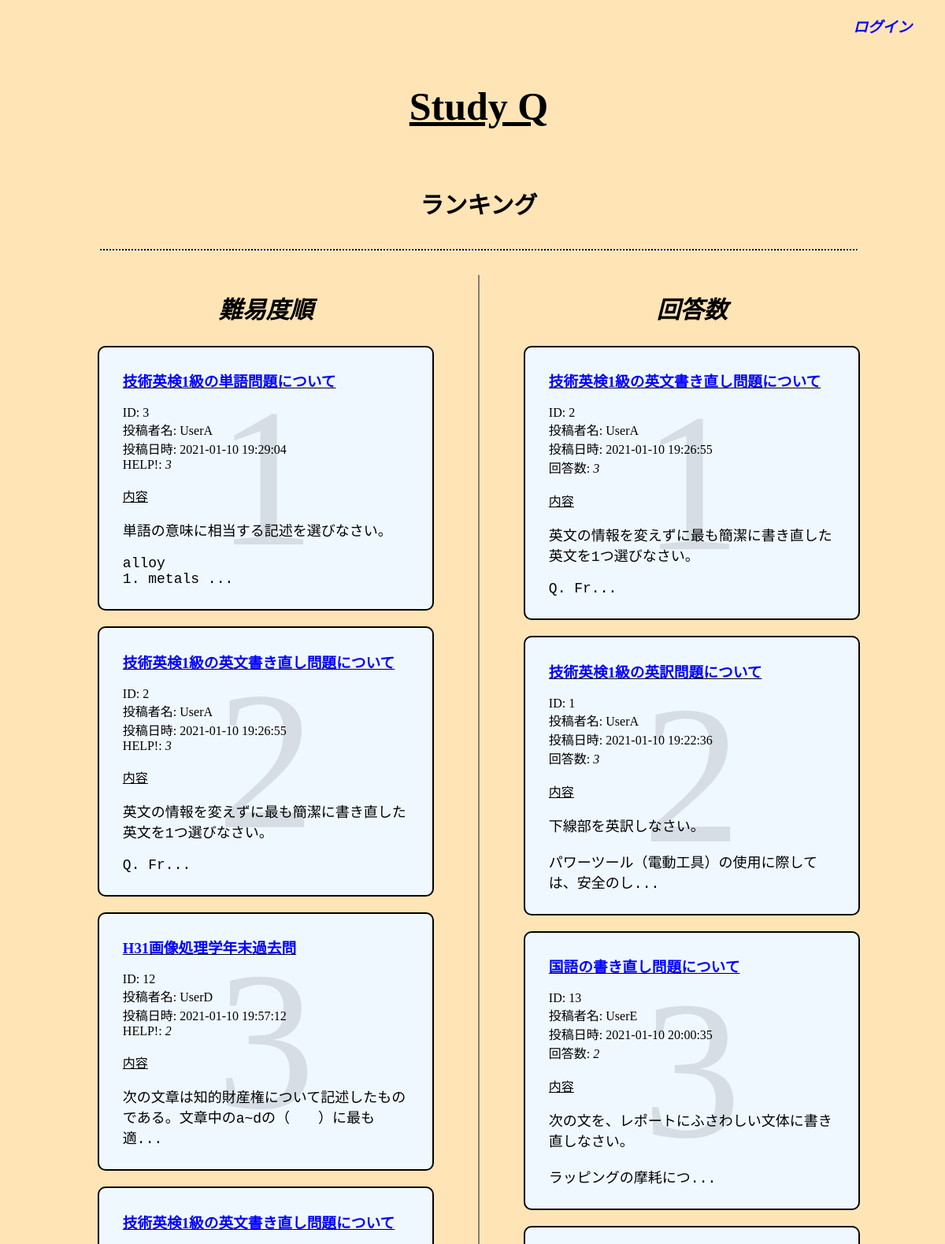
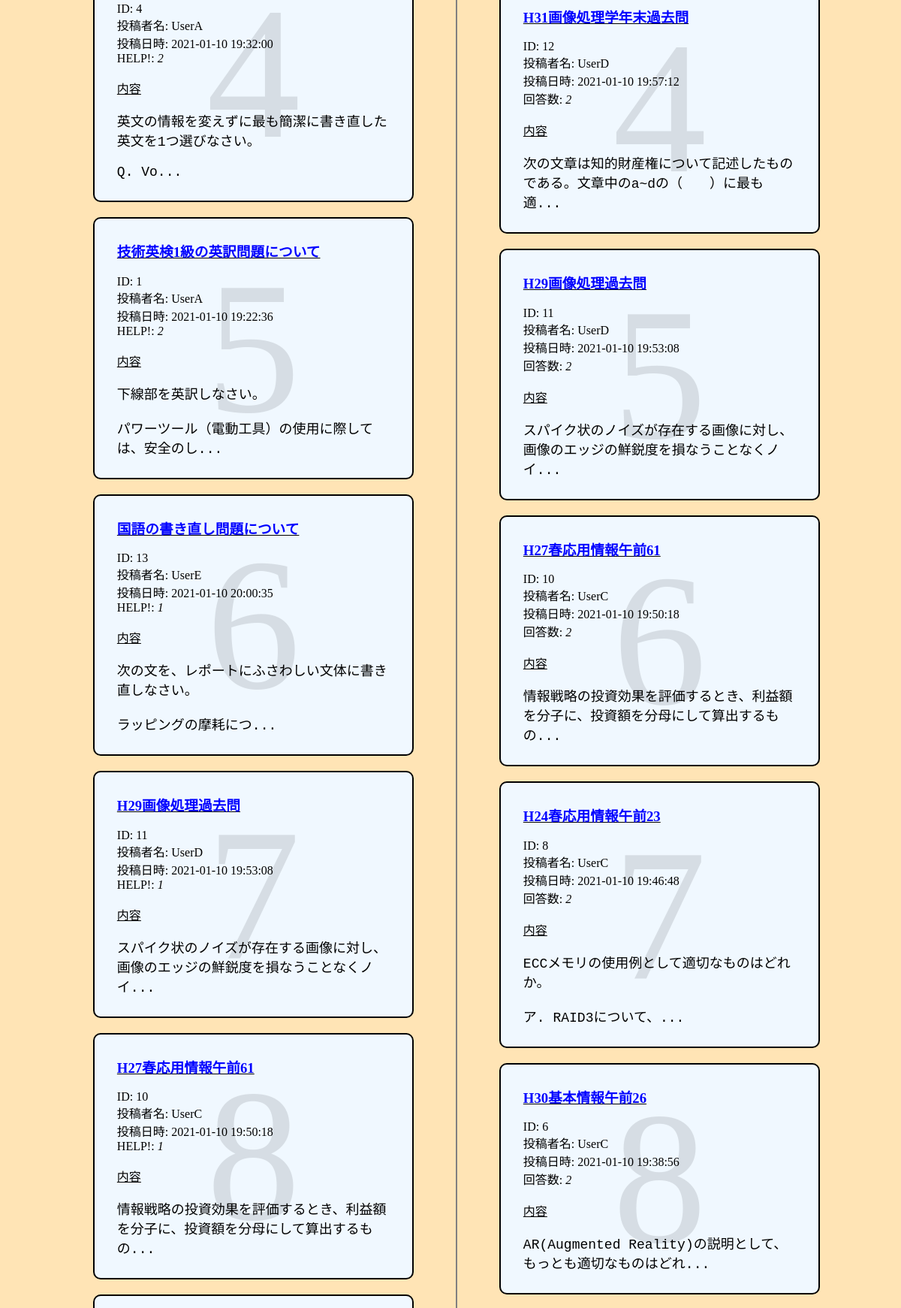
/ranking.php (upper part), run on the app's committed database (2 pictures, top to bottom).
### tables this page shows
CREATE TABLE `Questions` (
  `question_id` int NOT NULL AUTO_INCREMENT,
  `user_id` varchar(16) NOT NULL,
  `title` varchar(64) NOT NULL,
  `body` varchar(2048) NOT NULL,
  `tweet` varchar(128) DEFAULT NULL,
  `date` datetime NOT NULL,
  `visible` int NOT NULL DEFAULT '1',
  PRIMARY KEY (`question_id`),
  KEY `user_id` (`user_id`),
  CONSTRAINT `questions_ibfk_1` FOREIGN KEY (`user_id`) REFERENCES `Users` (`user_id`) ON DELETE RESTRICT
);

CREATE TABLE `Users` (
  `user_id` varchar(16) NOT NULL,
  `nickname` varchar(32) NOT NULL,
  `hashed_pw` varchar(64) NOT NULL,
  `is_operator` int NOT NULL DEFAULT '0',
  PRIMARY KEY (`user_id`)
);

### util_func.php (called while the page is built, shortened)
<?php
function getUserMsg() {
    $nickname = $_SESSION["studyq_nickname"];
    if($nickname) {
        $mylink = "mypage.php";
        $hdmsg = "$nickname さんのマイページへ";
    } else {
        $mylink = "login.php";
        $hdmsg = "ログイン";
    }
    return array($mylink, $hdmsg);
}
function adjustmentStr($msg, $n) {
    if(strlen($msg) > $n) {
        return mb_substr($msg, 0, $n) . "...";
    }
    return $msg;
}
?>

### ranking.php (the view, shortened to what this page needs)
<?php
require "util_func.php";
list($mylink, $hdmsg) = getUserMsg();
$is_operator = $_SESSION["studyq_is_operator"];
$dbh = getDBHandler();
$sql = "select U.nickname as nickname, Q.question_id as question_id, Q.title as title, Q.date as date, Q.body as body, count(V.user_id) as count from Questions as Q inner join Users as U on Q.user_id=U.user_id left join Valuations as V on Q.question_id=V.question_id where Q.visible=1 or $is_operator=1 group by Q.question_id order by count desc, Q.date desc limit 10;";
$v_ranking_questions = $dbh->query($sql)->fetchAll();
$sql = "select U.nickname as nickname, Q.question_id as question_id, Q.title as title, Q.date as date, Q.body as body, count(A.user_id) as count from Questions as Q inner join Users as U on Q.user_id=U.user_id left join Answers as A on Q.question_id=A.question_id where Q.visible=1 or $is_operator=1 group by Q.question_id order by count desc, date desc limit 10;";
$a_ranking_questions = $dbh->query($sql)->fetchAll();
?>
<!DOCTYPE html>
<html lang="ja">
<head>
    <link rel="stylesheet" type="text/css" href="style.css">
</head>
<body>
    <header>
        <h3 style="text-align: right;"><a href=<?php echo $mylink; ?>><i><?php echo $hdmsg; ?></i></a></h3>
    </header>
    <h1 class="title" onclick="javascript:window.location='/';return false;"><u>Study Q</u></h1>
    <h2 class="minititle">ランキング</h2>
    <hr>
    <ul class="menubar" style="width: 90%; margin-left: auto; margin-right: auto;">
        <li class="menubar" style="width: 50%; margin: 0px 10px 0px 10px;">
            <div style="width: 100%;">
                <h2 class="minititle"><i>難易度順</i></h2>
                <?php
                    $rank = 1;
                    foreach($v_ranking_questions as $question) {
                        $question_id = $question["question_id"];
                        $title = $question["title"];
                        $nickname = $question["nickname"];
                        $date = $question["date"];
                        $body = adjustmentStr($question["body"], 40);
                        $count = $question["count"];
                        echo "<div class='listelement' style='width:70%; margin-left: auto; margin-right: auto; position: relative;'>\n";
                        echo "<h3><b><u><a href='detail.php?id=$question_id'>$title</a></u></b></h3>\n";
                        echo "<p class='ranking_back'>$rank</p>\n";
                        echo "ID: $question_id<br>\n";
                        echo "投稿者名: $nickname<br>\n";
                        echo "投稿日時: $date<br>\n";
                        echo "HELP!: <i>$count</i><br><br>\n";
                        echo "<u>内容</u><br> <pre style='font-size:18px;'>$body</pre>\n";
                        echo "</div>";
                        ++ $rank;
                    }
                ?>
            </div>
        </li>
        <li class="menubar">
            <div class="center" style="background-color:gray; width: 2px; height:4500px;"></div>
        </li>
        <li class="menubar" style="width: 50%; margin: 0px 10px 0px 10px;">
            <div style="width: 100%;">
                <h2 class="minititle"><i>回答数</i></h2>
                <?php
                    $rank = 1;
                    foreach($a_ranking_questions as $question) {
                        $question_id = $question["question_id"];
                        $title = $question["title"];
                        $nickname = $question["nickname"];
                        $date = $question["date"];
                        $body = adjustmentStr($question["body"], 40);
                        $count = $question["count"];
                        echo "<div class='listelement' style='width:70%; margin-left: auto; margin-right: auto; position: relative;'>\n";
                        echo "<h3><b><u><a href='detail.php?id=$question_id'>$title</a></u></b></h3>\n";
                        echo "<p class='ranking_back'>$rank</p>\n";
                        echo "ID: $question_id<br>\n";
                        echo "投稿者名: $nickname<br>\n";
                        echo "投稿日時: $date<br>\n";
                        echo "回答数: <i>$count</i><br><br>\n";
                        echo "<u>内容</u><br> <pre style='font-size:18px;'>$body</pre>\n";
                        echo "</div>";
                        ++ $rank;
                    }
                ?>
            </div>
        </li>
    </ul>
</body>
</html>

### style.css (style rules this page uses)
a { color: #00F; text-decoration: none; }
body { width: 100%; background: #FFE4B5; }
header { padding-left: 50px; padding-right: 50px; }
.center { width: auto; text-align: center; margin-left: auto; margin-right: auto; }
.ranking_back { margin: auto; position: absolute; top: 50%; left: 50%; transform: translate(-50%, -50%); font-size: 250px; opacity: 10%; }
h1.title { width: 250px; height: 100px; margin-top: 60px; margin-bottom: 30px; margin-left: auto; margin-right: auto; font-family: "arial black"; font-size: 50px; text-align: center; }
h2.minititle { width: 200px; height: 50px; margin-top: 20px; margin-bottom: 10px; margin-left: auto; margin-right: auto; font-family: "arial"; font-size: 30px; text-align: center; }
hr { width: 80%; border-top: 2px dotted #000; margin-top: 30px; margin-bottom: 30px; }
ul.menubar { display: flex; justify-content: space-between; margin-left: 150px; margin-right: 150px; padding: 0px; }
li.menubar { flex-grow: 1px; list-style-type: none; text-align: center; }
div.listelement { border: 2px solid #000; border-radius: 10px; background-color: aliceblue; margin: 20px 10px 20px 10px; padding: 10px 30px 10px 30px; text-align: left; }
pre { white-space: pre-wrap; }

### data on the page
questions: title "技術英検1級の単語問題について", question_id "3", user.nickname "UserA", date "2021-01-10 19:29:04", count "3", body "単語の意味に相当する記述を選びなさい。 alloy 1. metals ..."
questions: title "技術英検1級の英文書き直し問題について", question_id "2", user.nickname "UserA", date "2021-01-10 19:26:55", count "3", body "英文の情報を変えずに最も簡潔に書き直した英文を1つ選びなさい。 Q. Fr..."
questions: title "H31画像処理学年末過去問", question_id "12", user.nickname "UserD", date "2021-01-10 19:57:12", count "2", body "次の文章は知的財産権について記述したものである。文章中のa~dの（ ）に最も適..."
questions: title "技術英検1級の英文書き直し問題について", question_id "4", user.nickname "UserA", date "2021-01-10 19:32:00", count "2", body "英文の情報を変えずに最も簡潔に書き直した英文を1つ選びなさい。 Q. Vo..."
questions: title "技術英検1級の英訳問題について", question_id "1", user.nickname "UserA", date "2021-01-10 19:22:36", count "2", body "下線部を英訳しなさい。 パワーツール（電動工具）の使用に際しては、安全のし...", count "3"
questions: title "国語の書き直し問題について", question_id "13", user.nickname "UserE", date "2021-01-10 20:00:35", count "1", body "次の文を、レポートにふさわしい文体に書き直しなさい。 ラッピングの摩耗につ...", count "2"
questions: title "H29画像処理過去問", question_id "11", user.nickname "UserD", date "2021-01-10 19:53:08", count "1", body "スパイク状のノイズが存在する画像に対し、画像のエッジの鮮鋭度を損なうことなくノイ...", count "2"
questions: title "H27春応用情報午前61", question_id "10", user.nickname "UserC", date "2021-01-10 19:50:18", count "1", body "情報戦略の投資効果を評価するとき、利益額を分子に、投資額を分母にして算出するもの...", count "2"
questions: title "H24春応用情報午前23", question_id "8", user.nickname "UserC", date "2021-01-10 19:46:48", count "2", body "ECCメモリの使用例として適切なものはどれか。 ア. RAID3について、..."
questions: title "H30基本情報午前26", question_id "6", user.nickname "UserC", date "2021-01-10 19:38:56", count "2", body "AR(Augmented Reality)の説明として、もっとも適切なものはどれ..."

### other printed values
$hdmsg "ログイン"
